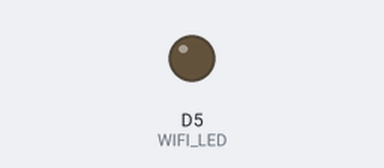
Bench run of a sketch on a simulated ESP8266 (NodeMCU). On the bench: output pins drawn as LEDs (lit = HIGH). WiFi joins after 1.5 s; servers stay silent unless stated; what the sketch prints to the serial monitor is not drawn.

Above: at 0.1 s.
At 1.7 s:
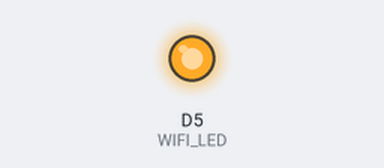
Timing chart, 0 to 3.2 s (numbered marks = the images above):
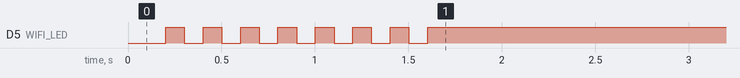

The sketch:

Beck_FirebaseRealTime.ino
```cpp
const char szSketchName[]  = "Beck_FirebaseRealTime.ino";
const char szFileDate[]    = "6/9/19a";

#include <FirebaseArduino.h>
#include <ESP8266WiFi.h>             //wifi library
#define WIFI_SSID "SSID"             //replace SSID with your wifi username
#define WIFI_PASSWORD "PWD"          //replace PWD with your wifi password
#define WIFI_LED D5                  //connect a led to any of the gpio pins of the board and replace pin_number with it eg. D4

#define FIREBASE_HOST "xxxxxxxxxxx.firebaseio.com"                         //link of api
#define FIREBASE_AUTH "xxxxxxxxxxxxxxxxxxxxxxxxxxxxxxxxxxxxxxxx"           //database secret

void setup() {
  Serial.begin(9600);
  pinMode(WIFI_LED,OUTPUT);                         //define pinmodes
  WiFi.begin(WIFI_SSID, WIFI_PASSWORD);
  //connect to wifi
  while (WiFi.status() != WL_CONNECTED) {           //wait till connected to WiFi
    delay(100);
    digitalWrite(WIFI_LED,LOW);                     //Blink the light till connected to WiFi
    delay(100);
    digitalWrite(WIFI_LED,HIGH);
    Serial.print("."); }

  Serial.println("");
  Serial.println("WiFi connected");
  digitalWrite(WIFI_LED,HIGH);
  Serial.println("IP address: ");
  Serial.println(WiFi.localIP());

  Firebase.begin(FIREBASE_HOST, FIREBASE_AUTH);             //connect to Database
  delay(1000);
} //setup


void loop() {
/*
  String firebaseResult = firebaseGet();
  delay(100);
  if (firebaseResult=="ON"){
      //code to happen if the status is ON
  }else{
      //code to happen if the status is OFF
    }
*/
} //loop
```
